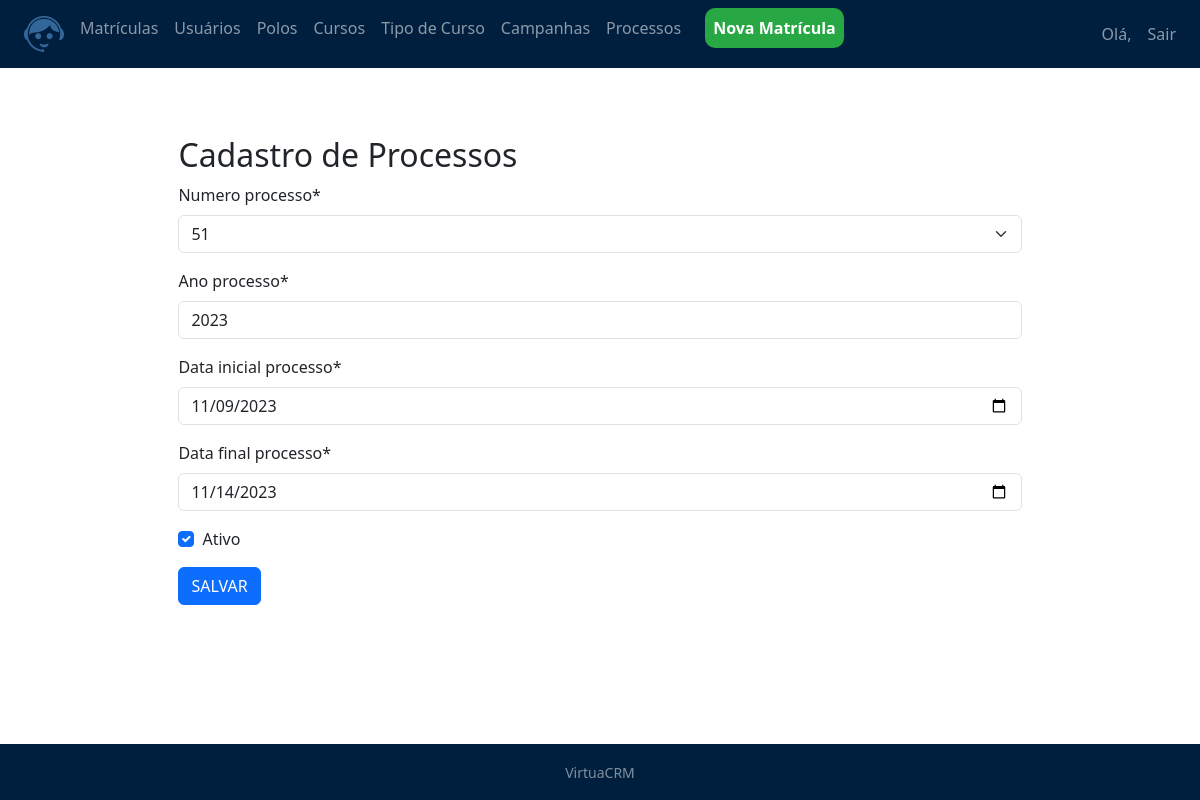
The app's page /matriculas/processo/2 (signed in), older data.
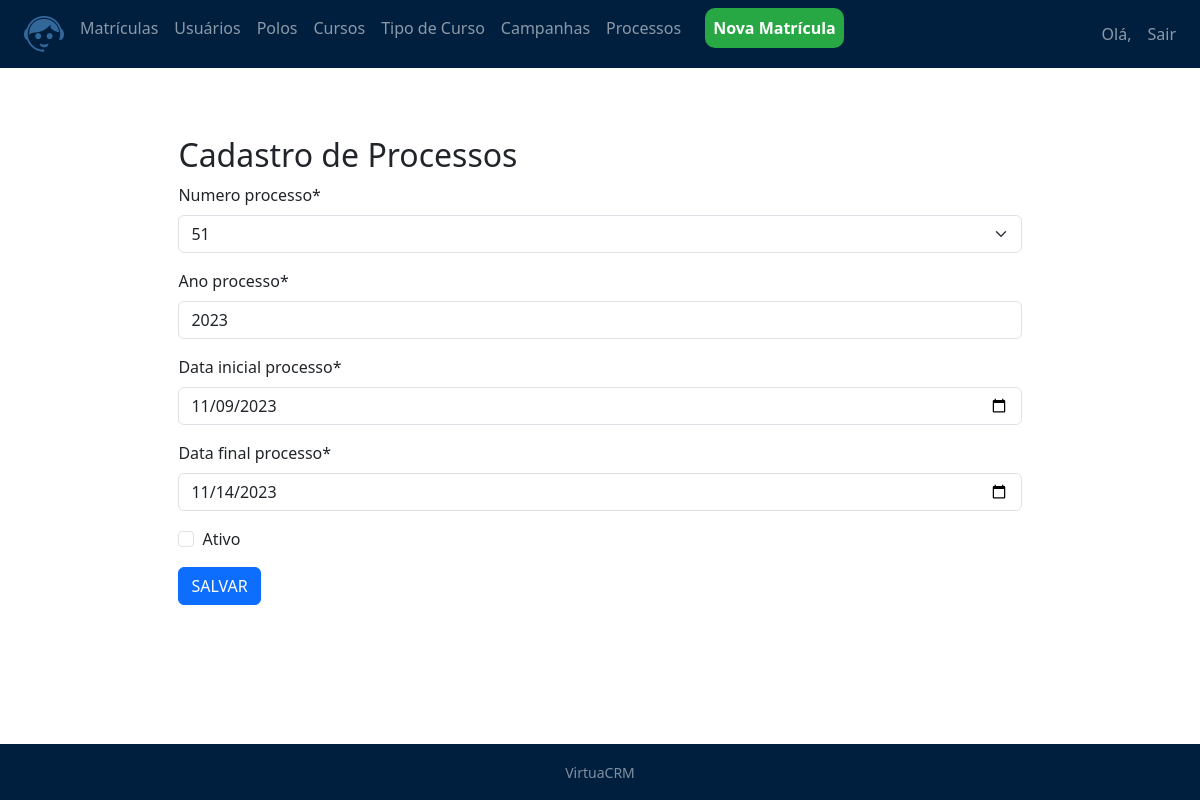
The same page, newer data.
### matriculas/models.py (models this page shows, shortened)
class cad_processo(models.Model):
    numero_processo =  models.CharField(max_length=2)
    ano_processo = models.CharField(max_length=4)
    data_inicial_processo = models.DateTimeField()
    data_final_processo = models.DateTimeField()
    ativo = models.BooleanField(default=True)
    class Meta:
        db_table = 'processo'

### matriculas/views.py (the view, shortened to what this page needs)
# urls.py: path('processo/<int:id>', ProcessoUpdateView.as_view(), name='processo_update'),
class ProcessoUpdateView(LoginRequiredMixin, UpdateView):
    template_name = 'matriculas/processo_new.html'
    form_class = ProcessoForm
    def get_object(self):
        id = self.kwargs.get('id')
        return get_object_or_404(cad_processo, id=id)  # Retorna o objeto consultor a partir do id

### matriculas/forms.py
class ProcessoForm(forms.ModelForm):
    numero_processo = forms.CharField(widget=forms.Select(choices=NUMERO_PROC_CHOICES))
    ano_processo = forms.IntegerField()
    data_inicial_processo = forms.DateTimeField(widget=DateInput())
    data_final_processo = forms.DateTimeField(widget=DateInput())
    ativo = forms.BooleanField(required=False)
    def __init__(self, *args, **kwargs):
        super().__init__(*args, **kwargs)
        self.fields['ano_processo'].initial = datetime.now().year
        self.fields['ativo'].initial = True
    class Meta:
        model = cad_processo
        fields = (
            'numero_processo',
            'ano_processo',
            'data_inicial_processo',
            'data_final_processo',
            'ativo',
        )

### matriculas/templates/matriculas/processo_new.html (shortened to what this page needs)
{% extends 'model-page.html'%}
{% load crispy_forms_tags %}
{% load static %}
{% block content %}
<link rel="stylesheet" type="text/css" href="{% static 'css/matnew.css' %}">
<div class="centered-form">
    <h2> Cadastro de Processos</h2>
        <div>
            <form method="POST">{% csrf_token %}
                {{ form|crispy}}
                <button type="submit" class="btn btn-primary">SALVAR</button>
            </form>
        </div>
</div>
{%endblock%}

Row changes from the older to the newer data that the page shows:
changed cad_processo: ativo "☑" → "☐"
